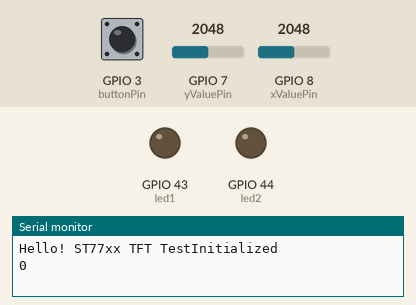
Simulated run of this sketch. Board: ESP32-S3. On the bench: output pins drawn as LEDs (lit = HIGH), the last lines printed to the serial monitor. Inputs (shaded band) come from the test bench; at power-on: GPIO 3 (buttonPin) HIGH, GPIO 7 (yValuePin) = 2048, GPIO 8 (xValuePin) = 2048.

Above: at 0.1 s.
At 1.78 s:
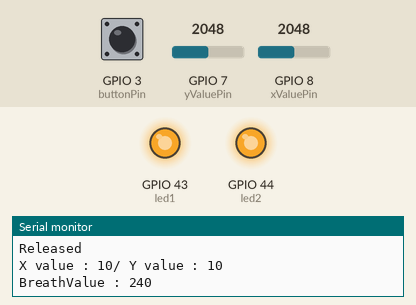
1.8 s: GPIO 3 (buttonPin) pulled LOW for 0.15 s
At 2.13 s:
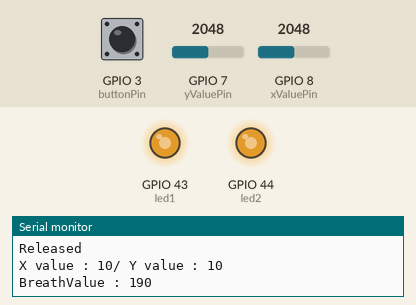
Timing chart, 0 to 10.8 s (numbered marks = the images above; inputs shaded):
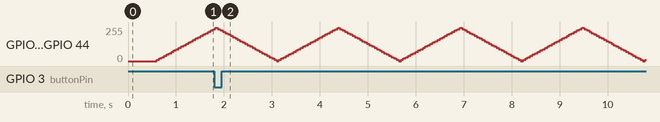

The sketch:

ControllerBoard.ino
```cpp
float p = 3.1415926;
const int buttonPin = 3;
int buttonState = 0;

#include <esp_now.h>
#include <WiFi.h>

const int xValuePin = 8;
const int yValuePin = 7;
const int led1 = 43;
const int led2 = 44;

uint8_t xValue = 0;
uint8_t yValue = 0;

int breathValue = 0;
bool isCountingUp = true;

uint8_t receiverAddress[] = {0xFF, 0xFF, 0xFF, 0xFF, 0xFF, 0xFF};
esp_now_peer_info_t peerInfo;

void setup(void) {
  Serial.begin(9600);
  Serial.print(F("Hello! ST77xx TFT Test"));

  // initialize the pushbutton pin as an input:
  pinMode(buttonPin, INPUT_PULLUP);
  pinMode(xValuePin, INPUT);
  pinMode(yValuePin, INPUT);
  pinMode(led1, OUTPUT);
  pinMode(led2, OUTPUT);

  Serial.println(F("Initialized"));

  uint16_t time = millis();
  time = millis() - time;

  Serial.println(time, DEC);
  delay(500);

  Serial.begin(115200);
  WiFi.mode(WIFI_STA);

  esp_now_init();

  memcpy(peerInfo.peer_addr, receiverAddress, 6);
  peerInfo.channel = 0;
  peerInfo.encrypt = false;
  esp_now_add_peer(&peerInfo);
  Serial.println(WiFi.macAddress());
}

void loop() {
  delay(50);

  buttonState = digitalRead(buttonPin);

  // check if the pushbutton is pressed. If it is, the buttonState is HIGH:
  if (buttonState == HIGH) {
    Serial.println("Released");
  } else {
    Serial.println("Pressed");
  }

  xValue = analogRead(xValuePin) * (5.0 / 1023.0);
  yValue = analogRead(yValuePin) * (5.0 / 1023.0);

  String XA = "X value : ";
  String XB = XA + xValue;

  String YA = "/ Y value : ";
  String YB = YA + yValue;
  String stringOne = XB + YB;
  Serial.println(stringOne);

  String BreathA = "BreathValue : ";
  String BreathB = BreathA + breathValue;
  Serial.println(BreathB);

  analogWrite(led1, breathValue);
  analogWrite(led2, breathValue);

  if (breathValue >= 245) {
    isCountingUp = false;
  }
  else if (breathValue <= 0) {
    breathValue = 0;
    isCountingUp = true;
  }

  if (isCountingUp) {
    breathValue += 10;
  }
  else {
    breathValue -= 10;
  }

  uint8_t msg[3];
  msg[0] = xValue;
  msg[1] = yValue;
  msg[2] = buttonState;

  // char message[] = "Hi, this is a message from the transmitting ESP";
  // esp_now_send(receiverAddress, (uint8_t *) message, sizeof(message)-1); // -1 to not send the NULL terminator

  esp_now_send(receiverAddress, (uint8_t *) msg, sizeof(msg)); // -1 to not send the NULL terminator

}
```
